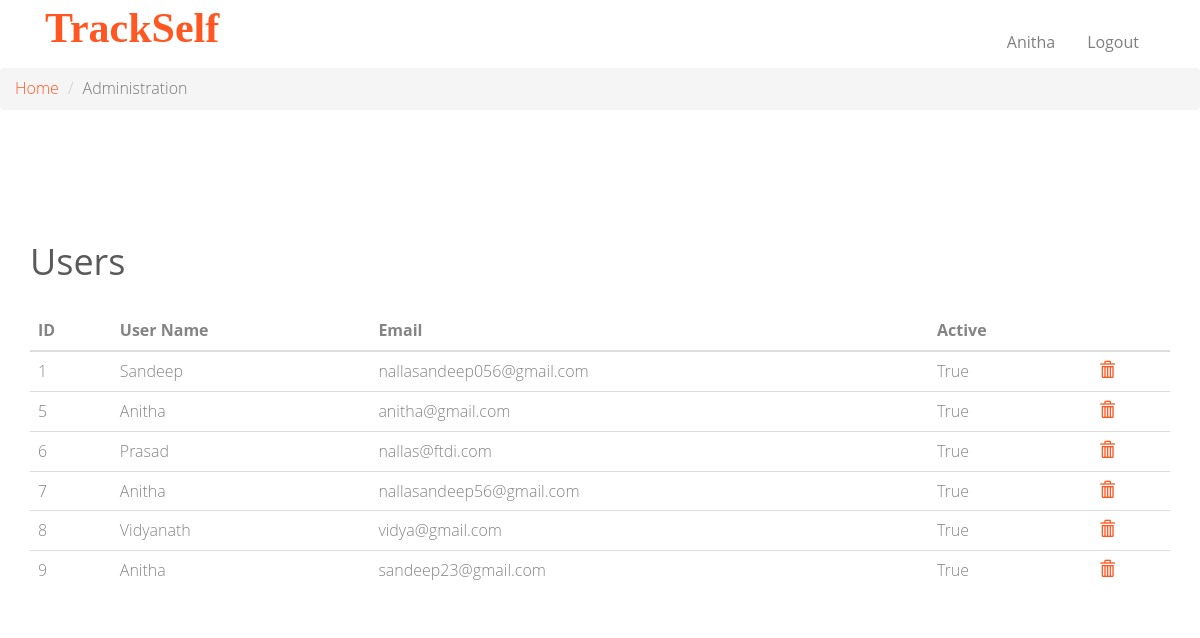
The page /admin/users (signed in) on the database its author committed.
### final/application/models.py (models this page shows)
class User(db.Model, UserMixin):
    __tablename__ = 'user'
    id = db.Column(db.Integer, autoincrement=True, primary_key=True)
    username = db.Column(db.String, unique=False)
    email = db.Column(db.String, unique=True)
    password = db.Column(db.String(255))
    active = db.Column(db.Boolean())
    roles = db.relationship('Role', secondary=roles_users,backref=db.backref('users', lazy='dynamic'))

### final/application/controllers.py (the view)
@app.route("/admin/users")
@login_required
@roles_required('admin')
def users_page():
    users = User.query.all()
    return render_template('users-get.html', users=users)

### final/templates/users-get.html (shortened to what this page needs)
<!DOCTYPE html>
<html class="no-js">
<head>
    {% include 'css.html' %}
</head>
<body>
<div id="fh5co-wrapper">
    <div id="fh5co-page">
        <header id="fh5co-header-section" class="sticky-banner">
            <div class="container">
                <div class="nav-header">
                    <h1 id="fh5co-logo" class="col-sm-2"><a href="/">TrackSelf</a></h1>
                    {% include 'login-state.html' %}
                </div>
            </div>
        </header>
        <nav aria-label="breadcrumb">
            <ol class="breadcrumb">
                <li class="breadcrumb-item"><a href="/">Home</a></li>
                <li class="breadcrumb-item active" aria-current="page">Administration</li>
            </ol>
        </nav>
        <div id="fh5co-contact" class="animate-box">
            <div class="container">
                <div class="row">
                    <div class="col-md-12">
                        <h1>Users</h1>
                        <table id="users-table" class="table">
                            <thead>
                            <th scope="col">ID</th>
                            <th scope="col">User Name</th>
                            <th scope="col">Email</th>
                            <th scope="col">Active</th>
                            <th scope="col"></th>
                            </thead>
                            <tbody>
                            {% for user in users%}
                            <tr>
                                <td>{{ user['id'] }}</a></td>
                                <td>{{ user['username'] }}</td>
                                <td>{{ user['email'] }}</td>
                                <td>{{ user['active'] }}</td>
                                <td><a href="/admin/users/{{ user['id'] }}/delete"><i
                                        class="glyphicon glyphicon-trash"></i></a></td>
                            </tr>
                            {% endfor %}
                            </tbody>
                        </table>
                    </div>
                </div>
            </div>
        </div>
    </div>
</div>
</body>
</html>

### final/templates/css.html (shortened to what this page needs)
<link rel="stylesheet" href="/static/css/animate.css">
<link rel="stylesheet" href="/static/css/icomoon.css">
<link rel="stylesheet" href="/static/css/bootstrap.css">
<link rel="stylesheet" href="/static/css/superfish.css">
<link rel="stylesheet" href="/static/css/style.css">

### final/templates/login-state.html (shortened to what this page needs)
<nav id="fh5co-menu-wrap" role="navigation" class="col-sm-10">
    <ul class="sf-menu" id="fh5co-primary-menu">
         {% if current_user.is_authenticated %}
            <li>
                <a href = "#">{{current_user.username}}</a>
            </li>
            <li>
                <a href = "/logout">Logout</a>
            </li>
        {% endif %}
    </ul>
</nav>

### final/static/css/superfish.css (style rules this page uses)
.sf-menu, .sf-menu * { margin: 0; padding: 0; list-style: none; }
.sf-menu li { position: relative; }
.sf-menu > li { float: left; }
.sf-menu a { display: block; position: relative; }
.sf-menu { float: left; margin-bottom: 1em; }
.sf-menu a { border-left: 1px solid #fff; border-top: 1px solid #dFeEFF; border-top: 1px solid rgba(255,255,255,.5); padding: .75em 1em; text-decoration: none; zoom: 1; }
.sf-menu a { color: #13a; }
.sf-menu li { background: #BDD2FF; white-space: nowrap; *white-space: normal; -webkit-transition: background .2s; transition: background .2s; }

### final/static/css/style.css (style rules this page uses)
body { font-family: "Open Sans", Arial, sans-serif; line-height: 1.6; font-size: 16px; background: #fff; color: #848484; font-weight: 300; overflow-x: hidden; }
a { color: #ff5722; -webkit-transition: 0.5s, ease; -o-transition: 0.5s, ease; transition: 0.5s, ease; }
p, ul, ol { margin-bottom: 1.5em; font-size: 16px; color: #848484; font-family: "Open Sans", Arial, sans-serif; }
h1, h2, h3, h4, h5, h6 { color: #5a5a5a; font-family: "Open Sans", Arial, sans-serif; font-weight: 400; margin: 0 0 30px 0; }
.sf-menu { margin: 7px 0 0 0 !important; }
.sf-menu { float: right; }
.sf-menu a { color: rgba(0, 0, 0, 0.5); padding: 0.75em 1em !important; font-weight: normal; border-left: none; border-top: none; border-top: none; text-decoration: none; zoom: 1; font-size: 16px; border-bottom: none !important; }
.sf-menu li, .sf-menu ul li, .sf-menu ul ul li, .sf-menu li:hover, .sf-menu li.sfHover { background: transparent; }
#fh5co-header-section { padding: 0; position: relative; left: 0; width: 100%; z-index: 1022; background: #fff; }
.nav-header { position: relative; float: left; width: 100%; }
#fh5co-logo { position: relative; z-index: 2; font-size: 22px; text-transform: uppercase; font-weight: 700; float: left; margin: 5px 0px 0px 0px; }
#fh5co-logo a { color: #ff5722; }
#fh5co-menu-wrap { position: relative; z-index: 2; display: block; float: right; margin-top: 1%; }
#fh5co-menu-wrap .sf-menu a { padding: 1em .75em; }
#fh5co-services, #fh5co-about, #fh5co-contact { padding: 7em 0; }
#fh5co-wrapper { overflow-x: hidden; position: relative; }
#fh5co-page { position: relative; -webkit-transition: 0.5s; -o-transition: 0.5s; transition: 0.5s; }

### final/templates/css.html (style rules this page uses)
#fh5co-logo a { color: #ff5722; text-transform: none; font-family: Garamond; font-size: 42px; }

### rows shown on the page
User: username "Anitha", id "5", email "anitha@gmail.com", active "True"
User: id "1", username "Sandeep", email "nallasandeep056@gmail.com", active "True"
User: id "6", username "Prasad", email "nallas@ftdi.com", active "True"
User: id "7", username "Anitha", email "nallasandeep56@gmail.com", active "True"
User: id "8", username "Vidyanath", email "vidya@gmail.com", active "True"
User: id "9", username "Anitha", email "sandeep23@gmail.com", active "True"
